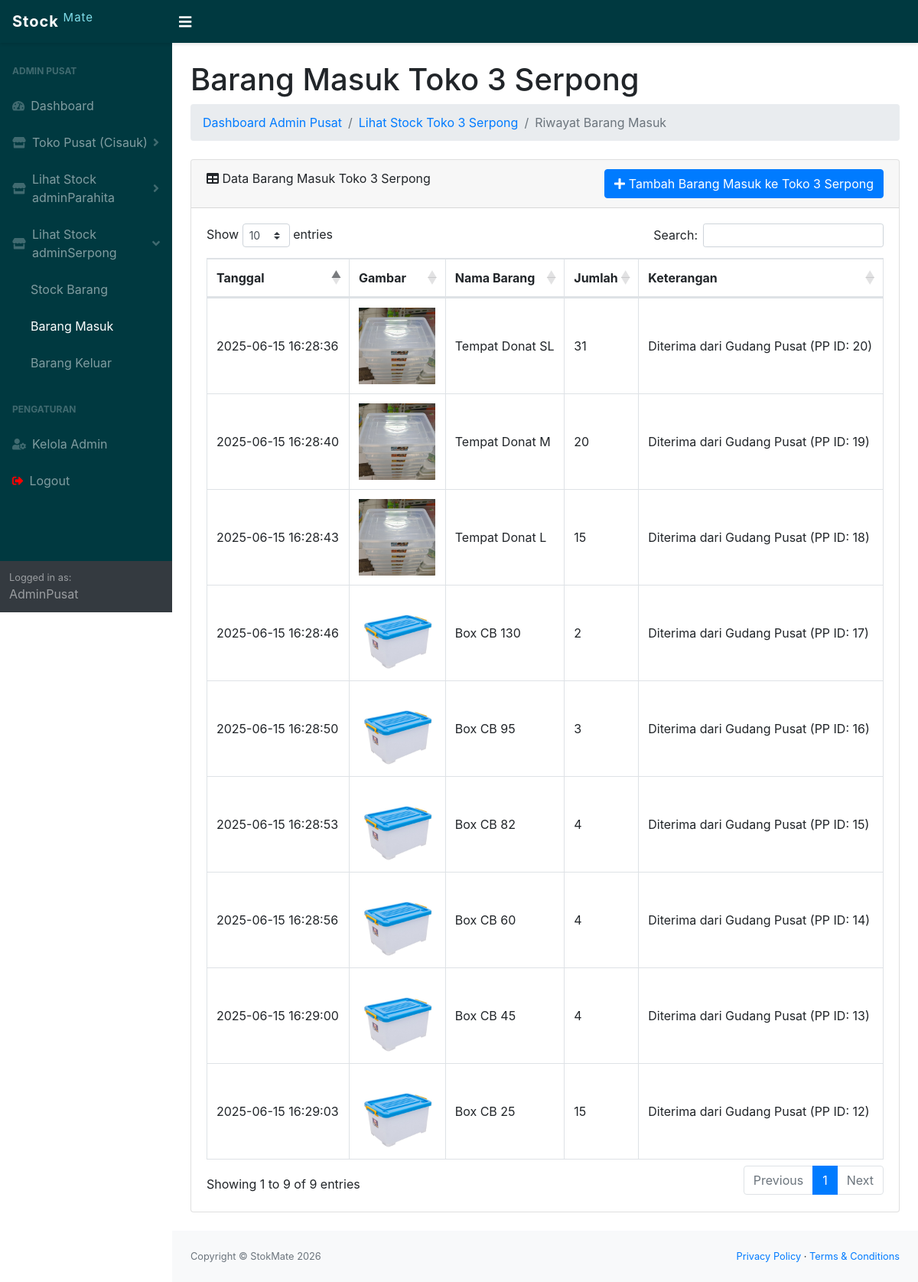
Page /admin/serpong_masuk.php (signed in) on the committed database.
### tables this page shows
CREATE TABLE `serpong_masuk` (
  `idmasuk` int(11) NOT NULL,
  `idbarang` int(11) NOT NULL,
  `tanggal` timestamp NOT NULL DEFAULT current_timestamp() ON UPDATE current_timestamp(),
  `keterangan` varchar(50) NOT NULL,
  `qty` int(11) NOT NULL
);

CREATE TABLE `serpong_stock` (
  `idbarang` int(11) NOT NULL,
  `namabarang` varchar(50) NOT NULL,
  `deskripsi` varchar(50) NOT NULL,
  `stock` int(11) NOT NULL DEFAULT 0,
  `image` varchar(99) DEFAULT NULL
);

### admin/serpong_masuk.php (the view, shortened to what this page needs)
<?php
$store_name = "Toko 3 Serpong";
$store_prefix = "serpong";
?>
<!DOCTYPE html>
<html lang="en">
    <head>
        <link href="../css/styles.css" rel="stylesheet" />
        <link href="https://cdn.datatables.net/1.10.20/css/dataTables.bootstrap4.min.css" rel="stylesheet" />
    </head>
    <body class="sb-nav-fixed">
                <nav class="sb-topnav navbar navbar-expand navbar-dark" style="background-color: #003940; box-shadow: 0 2px 4px rgba(0,0,0,0.1);">
            <a class="navbar-brand" href="index.php" style="font-weight: bold; letter-spacing: 1px;">
                Stock <sup style="color: #80DEEA; font-weight: normal;">Mate</sup>
            </a>
            <button class="btn btn-link btn-sm order-1 order-lg-0" id="sidebarToggle" href="#" style="color: #ffffff; transition: transform 0.3s ease;">
                <i class="fas fa-bars fa-lg"></i>
            </button>
        </nav>
        <div id="layoutSidenav">
             <?php require '_sidebar.php';  ?>
            <div id="layoutSidenav_content">
                <main>
                    <div class="container-fluid px-4">
                         <h1 class="mt-4">Barang Masuk <?= htmlspecialchars($store_name); ?></h1>
                         <ol class="breadcrumb mb-4">
                            <li class="breadcrumb-item"><a href="index.php">Dashboard Admin Pusat</a></li>
                            <li class="breadcrumb-item"><a href="serpong_index.php">Lihat Stock <?= htmlspecialchars($store_name); ?></a></li>
                            <li class="breadcrumb-item active">Riwayat Barang Masuk</li>
                        </ol>
                        <div class="card mb-4">
                            <div class="card-header">
                                <i class="fas fa-table me-1"></i>
                                Data Barang Masuk <?= htmlspecialchars($store_name); ?>
                               <button type="button" class="btn btn-primary float-right" data-toggle="modal" data-target="#myModalSerpongMasuk">
                                <i class="fas fa-plus"></i> Tambah Barang Masuk ke <?= htmlspecialchars($store_name); ?>
                              </button>
                            </div>
                            <div class="card-body">
                             <div class="table-responsive">
                                <table class="table table-bordered table-hover" id="dataTable" width="100%" cellspacing="0">
                                    <thead>
                                    <tr>
                                        <th>Tanggal</th>
                                        <th>Gambar</th>
                                        <th>Nama Barang</th>
                                        <th>Jumlah</th>
                                        <th>Keterangan</th>
                                    </tr>
                                    </thead>
                                    <tbody>
                                       <?php
                                        $ambilsemuadatastock = mysqli_query($conn, "select * from " . $store_prefix . "_masuk m, " . $store_prefix . "_stock s where s.idbarang = m.idbarang order by m.tanggal DESC");
                                        if ($ambilsemuadatastock) {
                                            while($data=mysqli_fetch_array($ambilsemuadatastock)){
                                                $tanggal = $data['tanggal'];
                                                $namabarang = htmlspecialchars($data['namabarang']);
                                                $qty = htmlspecialchars($data['qty']);
                                                $keterangan = htmlspecialchars($data['keterangan']);
                                                $gambar = $data['image'];
                                                if($gambar==null || !file_exists("../images/".$gambar)){
                                                    $img = 'No Photo';
                                                } else {
                                                    $img = '<img src="../images/'.htmlspecialchars($gambar).'" class="zoomable" alt="'.htmlspecialchars($namabarang).'">';
                                                }
                                        ?>
                                        <tr>
                                            <td><?=$tanggal;?></td>
                                            <td><?=$img;?></td>
                                            <td><?=$namabarang;?></td>
                                            <td><?=$qty;?></td>
                                            <td><?=$keterangan;?></td>
                                        </tr>
                                        <?php
                                            }
                                        } else {
                                            echo "<tr><td colspan='5' class='text-center'>Gagal mengambil data barang masuk atau belum ada data.</td></tr>";
                                        }
                                        ?>
                                    </tbody>
                                    </table>
                                </div>
                            </div>
                        </div>
                    </div>
                </main>
                <footer class="py-4 bg-light mt-auto">
                      <div class="container-fluid px-4">
                        <div class="d-flex align-items-center justify-content-between small">
                            <div class="text-muted">Copyright &copy; StokMate <?php echo date("Y"); ?></div>
                            <div> <a href="#">Privacy Policy</a> &middot; <a href="#">Terms &amp; Conditions</a> </div>
                        </div>
                    </div>
                </footer>
            </div>
        </div>
    </body>
</html>

### admin/serpong_masuk.php (style rules this page uses)
.zoomable { width: 100px; }
.table-responsive { overflow-x: visible; }
td { vertical-align: middle !important; }

### rows in the picture
serpong_masuk: tanggal "2025-06-15 16:29:03", idbarang.image (picture), idbarang.namabarang "Box CB 25", qty "15", keterangan "Diterima dari Gudang Pusat (PP ID: 12)"
serpong_masuk: tanggal "2025-06-15 16:29:00", idbarang.image (picture), idbarang.namabarang "Box CB 45", qty "4", keterangan "Diterima dari Gudang Pusat (PP ID: 13)"
serpong_masuk: tanggal "2025-06-15 16:28:56", idbarang.image (picture), idbarang.namabarang "Box CB 60", qty "4", keterangan "Diterima dari Gudang Pusat (PP ID: 14)"
serpong_masuk: tanggal "2025-06-15 16:28:53", idbarang.image (picture), idbarang.namabarang "Box CB 82", qty "4", keterangan "Diterima dari Gudang Pusat (PP ID: 15)"
serpong_masuk: tanggal "2025-06-15 16:28:50", idbarang.image (picture), idbarang.namabarang "Box CB 95", qty "3", keterangan "Diterima dari Gudang Pusat (PP ID: 16)"
serpong_masuk: tanggal "2025-06-15 16:28:46", idbarang.image (picture), idbarang.namabarang "Box CB 130", qty "2", keterangan "Diterima dari Gudang Pusat (PP ID: 17)"
serpong_masuk: tanggal "2025-06-15 16:28:43", idbarang.image (picture), idbarang.namabarang "Tempat Donat L", qty "15", keterangan "Diterima dari Gudang Pusat (PP ID: 18)"
serpong_masuk: tanggal "2025-06-15 16:28:40", idbarang.image (picture), idbarang.namabarang "Tempat Donat M", qty "20", keterangan "Diterima dari Gudang Pusat (PP ID: 19)"
serpong_masuk: tanggal "2025-06-15 16:28:36", idbarang.image (picture), idbarang.namabarang "Tempat Donat SL", qty "31", keterangan "Diterima dari Gudang Pusat (PP ID: 20)"

### other values in the picture
$_SESSION['roles'] "AdminPusat"
$store_name "Toko 3 Serpong"
